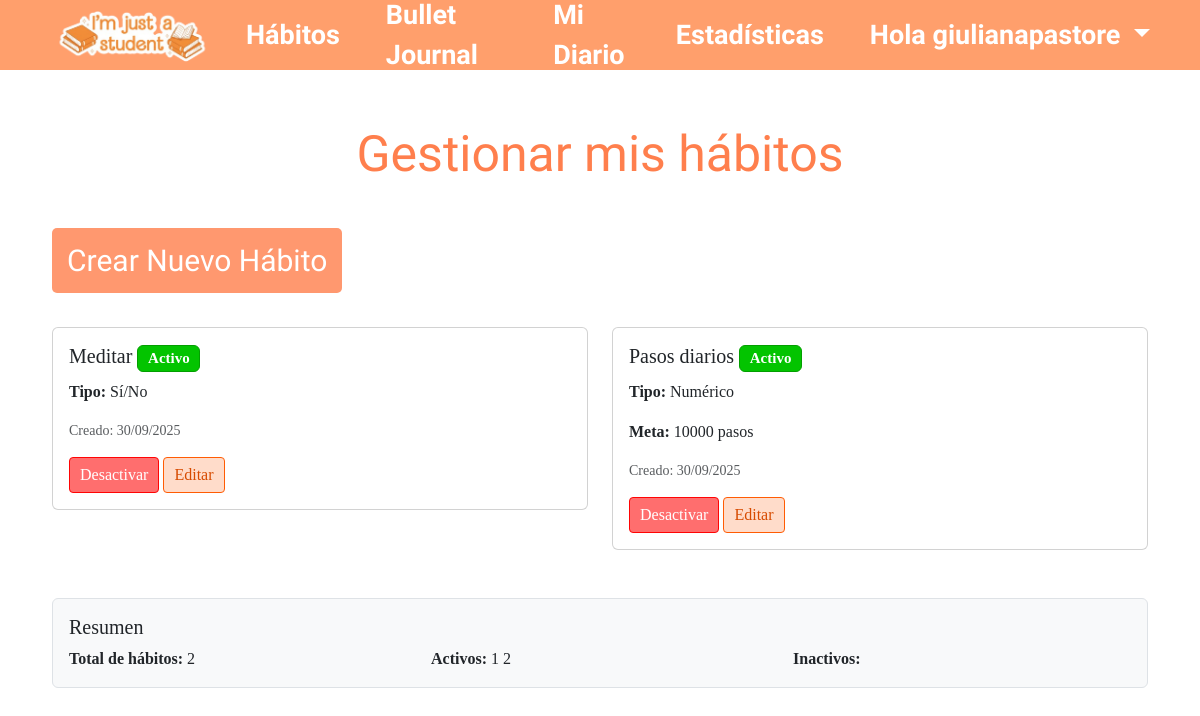
The page /habits/manage/ (signed in) on the database its author committed.
### bullet_journal/models.py (models this page shows, shortened)
class CustomHabit(models.Model):
    TYPE_CHOICES = [
        ('boolean', 'Sí/No'),
        ('integer', 'Número'),
    ]
    user = models.ForeignKey(User, on_delete=models.CASCADE, related_name='custom_habits')
    name = models.CharField(max_length=100)
    description = models.TextField(blank=True, null=True)
    type = models.CharField(max_length=10, choices=TYPE_CHOICES)
    created_at = models.DateTimeField(auto_now_add=True)
    is_active = models.BooleanField(default=True)
    goal_value = models.IntegerField(null=True, blank=True)  # Valor objetivo (si aplica)
    unit = models.CharField(max_length=20, blank=True, null=True)  #
    class Meta:
        unique_together = ('user', 'name')
        ordering = ['-created_at']

### bullet_journal/views/journal_views.py (the view)
# urls.py: path('habits/manage/', manage_habits, name='manage_habits'),
@login_required
def manage_habits(request):
    if request.method == 'POST':
        form = CustomHabitForm(request.POST)
        if form.is_valid():
            habit = form.save(commit=False)
            habit.user = request.user
            habit.save()
            messages.success(request, f'Hábito "{habit.name}" creado exitosamente!')
            return redirect('manage_habits')
    else:
        form = CustomHabitForm()
    habits = CustomHabit.objects.filter(user=request.user).order_by('-created_at')
    return render(request, 'bullet_journal/journal/manage_habits.html', {
        'form': form,
        'habits': habits
    })

### bullet_journal/templates/bullet_journal/journal/manage_habits.html (shortened to what this page needs)
{% extends "header.html" %}
{% load static %}
{% load i18n %}
    {% block extra_head %}
    <link rel="stylesheet" href="{% static 'bullet_journal/css/styles.css' %}">
    {% endblock %}
{% block contenido %}
<body>
<div class="container mt-5">
    <div class="journal-form">
        <h1> Gestionar mis hábitos</h1>
        <p class="fs-5 mb-4">
        <div class="mb-4">
            <a href="{% url 'add_habit_quick' %}" class="btn btn-primary btn-lg">
                 Crear Nuevo Hábito
            </a>
        </div>
        {% if habits %}
            <div class="row">
                {% for habit in habits %}
                <div class="col-md-6 mb-4">
                    <div class="card {% if not habit.is_active %}bg-light text-muted{% endif %}">
                        <div class="card-body">
                            <div class="d-flex justify-content-between align-items-start">
                                <div class="flex-grow-1">
                                    <h5 class="card-title">
                                        {{ habit.name }}
                                        {% if not habit.is_active %}
                                            <span class="badge bg-secondary">Inactivo</span>
                                        {% else %}
                                            <span class="badge bg-success">Activo</span>
                                        {% endif %}
                                    </h5>
                                    <p class="card-text">
                                        <strong>Tipo:</strong>
                                        {% if habit.type == 'boolean' %}
                                            Sí/No
                                        {% else %}
                                             Numérico
                                        {% endif %}
                                    </p>
                                    {% if habit.goal_value %}
                                    <p class="card-text">
                                        <strong>Meta:</strong> {{ habit.goal_value }}{% if habit.unit %} {{ habit.unit }}{% endif %}
                                    </p>
                                    {% endif %}
                                    <p class="card-text">
                                        <small class="text-muted">
                                            Creado: {{ habit.created_at|date:"d/m/Y" }}
                                        </small>
                                    </p>
                                </div>
                            </div>
                            <div class="mt-3">
                                <a href="{% url 'toggle_habit_status' habit.id %}"
                                   class="btn btn-sm {% if habit.is_active %}btn-warning{% else %}btn-success{% endif %}">
                                    {% if habit.is_active %}
                                        Desactivar
                                    {% else %}
                                        Activar
                                    {% endif %}
                                </a>
                                <a href="#" class="btn btn-sm btn-outline-primary">Editar</a>
                            </div>
                        </div>
                    </div>
                </div>
                {% endfor %}
            </div>
            <div class="mt-4 p-3 border rounded" style="background-color: #f8f9fa;">
                <h5>Resumen</h5>
                <div class="row">
                    <div class="col-md-4">
                        <strong>Total de hábitos:</strong> {{ habits|length }}
                    </div>
                    <div class="col-md-4">
                        <strong>Activos:</strong>
                        {% with active_count=habits|length %}
                            {% for habit in habits %}
                                {% if habit.is_active %}{{ forloop.counter0|add:1 }}{% endif %}
                            {% empty %}
                                0
                            {% endfor %}
                        {% endwith %}
                    </div>
                    <div class="col-md-4">
                        <strong>Inactivos:</strong>
                    </div>
                </div>
            </div>
        {% endif %}
        </div>
    </div>
</body>
{% endblock %}

### bullet_journal/templates/header.html (shortened to what this page needs)
{% load static %}
<html>
<head>
    <link href="https://cdn.jsdelivr.net/npm/bootstrap@5.3.3/dist/css/bootstrap.min.css" rel="stylesheet">
    <link rel="stylesheet" href="{% static 'bullet_journal/css/styles.css' %}">
    {% block extra_head %}{% endblock %}
</head>
<body>
<header>
<nav class="navbar navbar-expand-lg navbar-light custom-header">
  <div class="container-fluid">
    <a class="navbar-brand" href="{% url 'home' %}">
      <img src="{% static 'bullet_journal/images/logo1.png' %}" alt="Logo" class="logo-img">
    </a>
    <div class="collapse navbar-collapse" id="navbarContent">
      <ul class="navbar-nav ms-auto nav-links">
        <li class="nav-item">
          <a class="nav-link" href="{% url 'manage_habits' %}">Hábitos</a>
        </li>
        <li class="nav-item">
          <a class="nav-link" href="{% url 'journal_list' %}">Bullet Journal</a>
        </li>
        <li class="nav-item">
          <a class="nav-link" href="{% url 'diary_list' %}"> Mi Diario</a>
        </li>
        <li class="nav-item">
          <a class="nav-link" href="{% url 'stadistics' %}">Estadísticas</a>
        </li>
          {% if user.is_authenticated %}
          <li class="nav-item dropdown">
            <a class="nav-link dropdown-toggle" href="#" id="userDropdown" role="button" data-bs-toggle="dropdown" aria-expanded="false">
              Hola {{ user.username }}
            </a>
          </li>
        {% endif %}
      </ul>
    </div>
  </div>
</nav>
</header>
<main>
    {% block contenido %}{% endblock %}
</main>
</body>
</html>

### bullet_journal/static/bullet_journal/css/styles.css (style rules this page uses)
.custom-header { display: flex; justify-content: space-between; align-items: center; background-color: #ff9f6c; color: white; padding: 15px 30px; position: fixed; top: 0; left: 0; width: 100%; height: 70px; z-index: 1000; }
.logo-img { width: 180px; height: auto; }
.nav-links { list-style: none; display: flex; gap: 30px; align-items: center; }
.nav-links a { text-decoration: none; color: white; font-weight: bold; transition: color 0.3s; font-family: 'Amatic SC', cursive; font-size: 27px; }
.nav-item.dropdown .nav-link.dropdown-toggle { color: white !important; }
* { margin: 0; padding: 0; box-sizing: border-box; }
.journal-form { height: 100vh; margin: 0; font-family: 'Times New Roman', Times, serif; padding: 10px; padding-top: 0; }
.journal-form .btn.btn-primary { text-align: center; font-family: "Amatic SC", sans-serif; color: white; font-size: 30px; margin-bottom: 10px; }
h1 { margin-top: 80px; padding: 20px; font-family: 'Dancing Script', cursive; color: #ff7f4d; font-size: 50px; text-align: center; }
.p-3 { font-family: 'Times New Roman', Times, serif; }
.btn.btn-primary { font-family: 'Times New Roman', Times, serif; font-size: 19px; background-color: #ff986f; color: white; border: none; padding: 10px 15px; border-radius: 5px; text-align: center; justify-content: center; }
:root { --cell: 28px; --gap: 2px; --border: #333; font-family: Arial, sans-serif; }
.btn.btn-sm.btn-outline-primary { font-family: 'Times New Roman', Times, serif; font-size: 16px; background-color: #ffdcca; color: #d74b00; border: 1px solid #ff5c04; padding: 5px 10px; border-radius: 4px; }
.btn.btn-sm.btn-warning { font-family: 'Times New Roman', Times, serif; font-size: 16px; background-color: rgb(255, 110, 110); color: white; border: 1px solid #ff0404; padding: 5px 10px; border-radius: 4px; }
.badge.bg-success { background-color: #03c400 !important; color: white !important; border: 1px solid #039f00 !important; }

### rows shown on the page
CustomHabit: name "Meditar", is_active "Activo", type "Sí/No", created_at "30/09/2025"
CustomHabit: name "Pasos diarios", is_active "Activo", type "Numérico", goal_value "10000", unit "pasos", created_at "30/09/2025"

### other values the page prints
{{ user.username }} "giulianapastore"
{{ habits|length }} "2"
